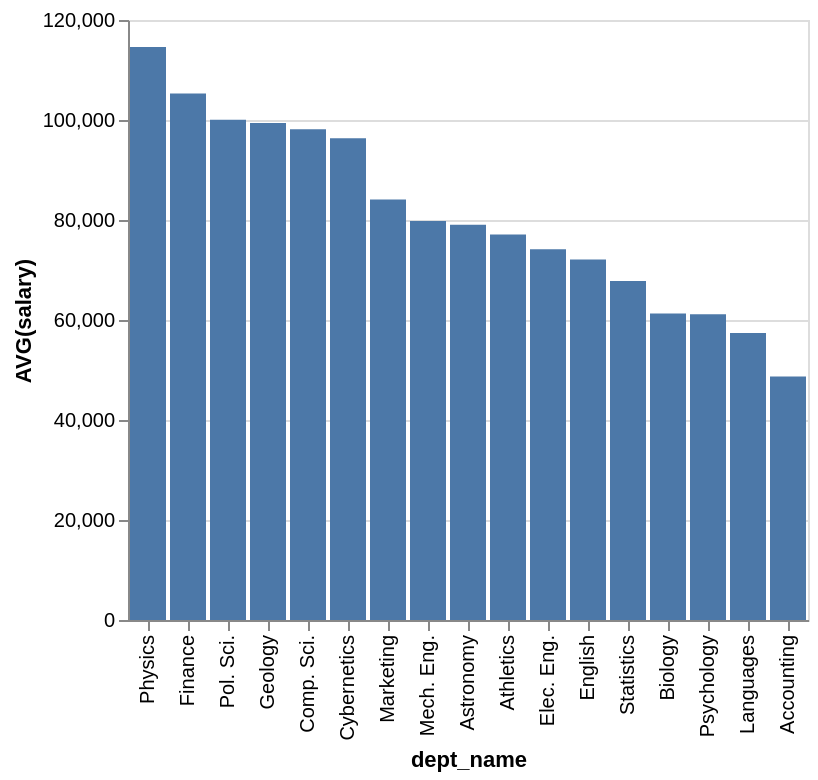

Write a Vega-Lite specification for this figure.
### Vega-Lite specification from a JSON file in a GitHub repository (floating-point values rounded to 4 significant figures)
{"data": {"values": [{"x_data": "Accounting", "y_data": 48720.0}, {"x_data": "Astronomy", "y_data": 79070}, {"x_data": "Athletics", "y_data": 77100.0}, {"x_data": "Biology", "y_data": 61287}, {"x_data": "Comp. Sci.", "y_data": 98133}, {"x_data": "Cybernetics", "y_data": 96350.0}, {"x_data": "Elec. Eng.", "y_data": 74160.0}, {"x_data": "English", "y_data": 72090.0}, {"x_data": "Finance", "y_data": 105311}, {"x_data": "Geology", "y_data": 99382}, {"x_data": "Languages", "y_data": 57420.0}, {"x_data": "Marketing", "y_data": 84097}, {"x_data": "Mech. Eng.", "y_data": 79810.0}, {"x_data": "Physics", "y_data": 114576}, {"x_data": "Pol. Sci.", "y_data": 100100.0}, {"x_data": "Psychology", "y_data": 61140.0}, {"x_data": "Statistics", "y_data": 67795}]}, "mark": "bar", "encoding": {"x": {"field": "x_data", "type": "nominal", "title": "dept_name", "sort": {"op": "sum", "field": "y_data", "order": "descending"}}, "y": {"field": "y_data", "type": "quantitative", "title": "AVG(salary)"}}}
